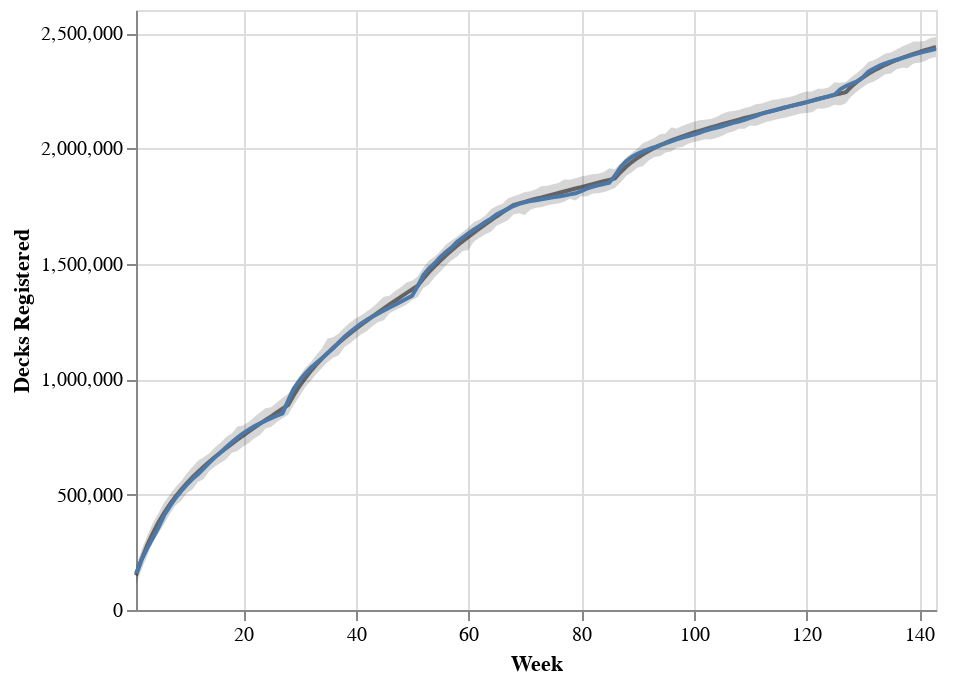

Notebook code for this chart:
### Code cell
from pymc3_altair import plot_fit_altair

with model_6:
    pm.set_data({"covid_start": 68})

chart = plot_fit_altair(
    model_6,
    trace_6,
    model_data.rename(columns={"week": "Week_nr", "count_scaled": "Total_scaled"}),
    x_range=(1, max(model_data.week)),
)
chart.properties(width="container").save("./altair_output/model_6_covid.json")
chart

### Figure 1 — Vega-Lite specification as saved in the notebook (floating-point values rounded to 4 significant figures; data arrays with more than 128 entries replaced by an {"elided": "..."} marker saying what was removed)
{"config": {"view": {"continuousWidth": 400, "continuousHeight": 300}}, "layer": [{"mark": {"type": "area", "color": "#333333", "opacity": 0.2}, "encoding": {"tooltip": [{"type": "quantitative", "field": "Total_scaled", "format": ",.0f", "title": "Registered Decks"}, {"type": "quantitative", "field": "max_posterior_predictor", "format": ",.0f", "title": "Model Max"}, {"type": "quantitative", "field": "mean_posterior_predictor", "format": ",.0f", "title": "Model Mean"}, {"type": "quantitative", "field": "min_posterior_predictor", "format": ",.0f", "title": "Model Min"}], "x": {"type": "quantitative", "field": "Week_nr", "scale": {"domain": [1, 143], "nice": false, "zero": false}, "title": "Week"}, "y": {"type": "quantitative", "field": "min_posterior_predictor", "title": "Decks Registered"}, "y2": {"field": "max_posterior_predictor"}}}, {"mark": {"type": "line", "color": "#333333", "opacity": 0.7}, "encoding": {"tooltip": [{"type": "quantitative", "field": "Total_scaled", "format": ",.0f", "title": "Registered Decks"}, {"type": "quantitative", "field": "max_posterior_predictor", "format": ",.0f", "title": "Model Max"}, {"type": "quantitative", "field": "mean_posterior_predictor", "format": ",.0f", "title": "Model Mean"}, {"type": "quantitative", "field": "min_posterior_predictor", "format": ",.0f", "title": "Model Min"}], "x": {"type": "quantitative", "field": "Week_nr", "scale": {"domain": [1, 143], "nice": false, "zero": false}, "title": "Week"}, "y": {"type": "quantitative", "field": "mean_posterior_predictor"}}}, {"mark": "line", "encoding": {"tooltip": [{"type": "quantitative", "field": "Total_scaled", "format": ",.0f", "title": "Registered Decks"}, {"type": "quantitative", "field": "max_posterior_predictor", "format": ",.0f", "title": "Model Max"}, {"type": "quantitative", "field": "mean_posterior_predictor", "format": ",.0f", "title": "Model Mean"}, {"type": "quantitative", "field": "min_posterior_predictor", "format": ",.0f", "title": "Model Min"}], "x": {"type": "quantitative", "field": "Week_nr", "scale": {"domain": [1, 143], "nice": false, "zero": false}, "title": "Week"}, "y": {"type": "quantitative", "field": "Total_scaled"}}}], "data": {"name": "data-51a1fb6c1fc6543ce46763a625315e32"}, "$schema": "https://vega.github.io/schema/vega-lite/v4.8.1.json", "datasets": {"data-51a1fb6c1fc6543ce46763a625315e32": {"elided": "143 records"}}}
